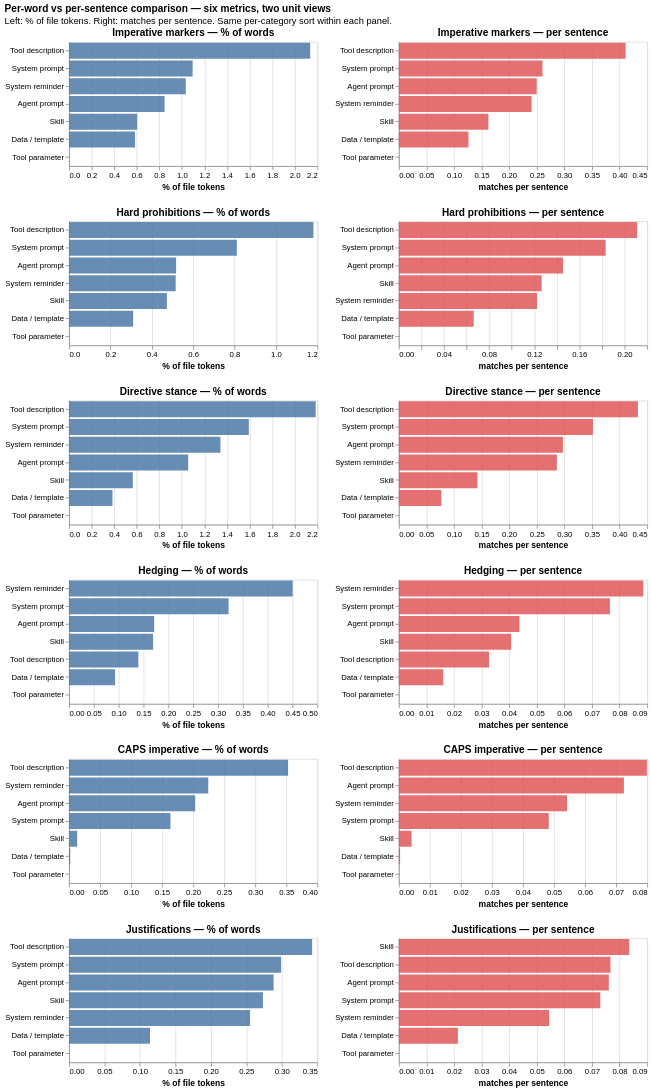

The notebook cell saved with this chart:
### Markdown cell above
### Per-word vs per-sentence comparison

Every density metric is now reported in two units. The chart below puts them side-by-side for the most informative metrics, so you can see how the two views differ.

**Why both units exist**:
- `% of words` (the `pct` column) is normalized by document length — answers "what fraction of this file's prose is this feature?". Best for comparing across files of different sizes.
- `per sentence` (the `per_sent` column) is normalized by sentence count — answers "how often per sentence does this feature appear?". Best for comparing across files where typical sentence length differs.

A category with **long, dense sentences** (e.g. *Tool description* at ~40 tokens/sentence) will have similar `pct` to a category with shorter sentences but a **higher `per_sent`** — because each sentence packs in more matches. A category with **short sentences** (e.g. *System reminder* at ~32 tokens/sentence) sits closer between the two views.

Use the legend to toggle one unit on/off and compare the same metric under both normalizations.

### Code cell
"""Per-word vs per-sentence comparison: vconcat of hconcat rows, one metric per row.

Each row is one metric; left column shows the per-word `% of file tokens` view,
right column shows the `per-sentence` rate view. Same data, two units, side-by-side
so the reader can directly compare what the same metric looks like under each
normalisation.
"""

# Six representative metrics (one per dimension), with their (pct_col, per_sent_col) pair
metric_pairs = [
    ("Imperative markers",  "mood_marker_pct",        "mood_marker_per_sent"),
    ("Hard prohibitions",   "hard_prohibitions_pct",  "hard_prohibitions_per_sent"),
    ("Directive stance",    "directive_pct",          "directive_per_sent"),
    ("Hedging",             "hedging_pct",            "hedging_per_sent"),
    ("CAPS imperative",     "caps_imp_pct",           "caps_imp_per_sent"),
    ("Justifications",      "just_pct",               "just_per_sent"),
]

# Build long dataframe (same as before)
rows = []
for cat in cats:
    sub = alt_df[alt_df["category"] == cat]
    for label, pct_col, ps_col in metric_pairs:
        rows.append({"category": cat, "metric": label, "unit": "% of words",
                     "value": round(sub[pct_col].mean(), 4)})
        rows.append({"category": cat, "metric": label, "unit": "per sentence",
                     "value": round(sub[ps_col].mean(), 4)})
ws_df = pd.DataFrame(rows)


def _ws_panel(metric_label, unit, x_title):
    sub = ws_df[(ws_df["metric"] == metric_label) & (ws_df["unit"] == unit)]
    color = "#4e79a7" if unit == "% of words" else "#e15759"
    return (
        alt.Chart(sub)
        .mark_bar(color=color, opacity=0.85)
        .encode(
            x=alt.X("value:Q", title=x_title),
            y=alt.Y("category:N", sort="-x", title=None),
            tooltip=[
                alt.Tooltip("category:N"),
                alt.Tooltip("metric:N"),
                alt.Tooltip("unit:N"),
                alt.Tooltip("value:Q", format=".3f"),
            ],
        )
        .properties(width=320, height=160,
                    title=f"{metric_label} — {unit}")
    )


ws_rows = []
for label, _pct_col, _ps_col in metric_pairs:
    row = alt.hconcat(
        _ws_panel(label, "% of words",   "% of file tokens"),
        _ws_panel(label, "per sentence", "matches per sentence"),
    ).resolve_scale(x="independent")
    ws_rows.append(row)

alt.vconcat(*ws_rows).resolve_scale(color="independent").properties(
    title=alt.TitleParams(
        "Per-word vs per-sentence comparison — six metrics, two unit views",
        subtitle=["Left: % of file tokens. Right: matches per sentence. "
                  "Same per-category sort within each panel."],
        anchor="start",
    )
)

### Figure 1 — Vega-Lite specification as saved in the notebook (floating-point values rounded to 4 significant figures)
{"config": {"view": {"continuousWidth": 300, "continuousHeight": 300}}, "vconcat": [{"hconcat": [{"data": {"name": "data-ecb2ed2d5ff9516b30cb73cb7f27ceff"}, "mark": {"type": "bar", "color": "#4e79a7", "opacity": 0.85}, "encoding": {"tooltip": [{"field": "category", "type": "nominal"}, {"field": "metric", "type": "nominal"}, {"field": "unit", "type": "nominal"}, {"field": "value", "format": ".3f", "type": "quantitative"}], "x": {"field": "value", "title": "% of file tokens", "type": "quantitative"}, "y": {"field": "category", "sort": "-x", "title": null, "type": "nominal"}}, "height": 160, "title": "Imperative markers — % of words", "width": 320}, {"data": {"name": "data-f41274b2eb4e385a0aafc02a1446e45c"}, "mark": {"type": "bar", "color": "#e15759", "opacity": 0.85}, "encoding": {"tooltip": [{"field": "category", "type": "nominal"}, {"field": "metric", "type": "nominal"}, {"field": "unit", "type": "nominal"}, {"field": "value", "format": ".3f", "type": "quantitative"}], "x": {"field": "value", "title": "matches per sentence", "type": "quantitative"}, "y": {"field": "category", "sort": "-x", "title": null, "type": "nominal"}}, "height": 160, "title": "Imperative markers — per sentence", "width": 320}], "resolve": {"scale": {"x": "independent"}}}, {"hconcat": [{"data": {"name": "data-e4245bf6dd094a2c5cb32cc8f1cd4aae"}, "mark": {"type": "bar", "color": "#4e79a7", "opacity": 0.85}, "encoding": {"tooltip": [{"field": "category", "type": "nominal"}, {"field": "metric", "type": "nominal"}, {"field": "unit", "type": "nominal"}, {"field": "value", "format": ".3f", "type": "quantitative"}], "x": {"field": "value", "title": "% of file tokens", "type": "quantitative"}, "y": {"field": "category", "sort": "-x", "title": null, "type": "nominal"}}, "height": 160, "title": "Hard prohibitions — % of words", "width": 320}, {"data": {"name": "data-48dbfb0d6f543ca4e660251f97cae258"}, "mark": {"type": "bar", "color": "#e15759", "opacity": 0.85}, "encoding": {"tooltip": [{"field": "category", "type": "nominal"}, {"field": "metric", "type": "nominal"}, {"field": "unit", "type": "nominal"}, {"field": "value", "format": ".3f", "type": "quantitative"}], "x": {"field": "value", "title": "matches per sentence", "type": "quantitative"}, "y": {"field": "category", "sort": "-x", "title": null, "type": "nominal"}}, "height": 160, "title": "Hard prohibitions — per sentence", "width": 320}], "resolve": {"scale": {"x": "independent"}}}, {"hconcat": [{"data": {"name": "data-00c9e28b0d2d8210de8c664453a96ef2"}, "mark": {"type": "bar", "color": "#4e79a7", "opacity": 0.85}, "encoding": {"tooltip": [{"field": "category", "type": "nominal"}, {"field": "metric", "type": "nominal"}, {"field": "unit", "type": "nominal"}, {"field": "value", "format": ".3f", "type": "quantitative"}], "x": {"field": "value", "title": "% of file tokens", "type": "quantitative"}, "y": {"field": "category", "sort": "-x", "title": null, "type": "nominal"}}, "height": 160, "title": "Directive stance — % of words", "width": 320}, {"data": {"name": "data-01cd8b894dbafa1e69d62b7cbe3ecce0"}, "mark": {"type": "bar", "color": "#e15759", "opacity": 0.85}, "encoding": {"tooltip": [{"field": "category", "type": "nominal"}, {"field": "metric", "type": "nominal"}, {"field": "unit", "type": "nominal"}, {"field": "value", "format": ".3f", "type": "quantitative"}], "x": {"field": "value", "title": "matches per sentence", "type": "quantitative"}, "y": {"field": "category", "sort": "-x", "title": null, "type": "nominal"}}, "height": 160, "title": "Directive stance — per sentence", "width": 320}], "resolve": {"scale": {"x": "independent"}}}, {"hconcat": [{"data": {"name": "data-89869b2eeb07675126c1e20a6cbabf44"}, "mark": {"type": "bar", "color": "#4e79a7", "opacity": 0.85}, "encoding": {"tooltip": [{"field": "category", "type": "nominal"}, {"field": "metric", "type": "nominal"}, {"field": "unit", "type": "nominal"}, {"field": "value", "format": ".3f", "type": "quantitative"}], "x": {"field": "value", "title": "% of file tokens", "type": "quantitative"}, "y": {"field": "category", "sort": "-x", "title": null, "type": "nominal"}}, "height": 160, "title": "Hedging — % of words", "width": 320}, {"data": {"name": "data-ef4d5c3adadfd6910d6c0e60002008c8"}, "mark": {"type": "bar", "color": "#e15759", "opacity": 0.85}, "encoding": {"tooltip": [{"field": "category", "type": "nominal"}, {"field": "metric", "type": "nominal"}, {"field": "unit", "type": "nominal"}, {"field": "value", "format": ".3f", "type": "quantitative"}], "x": {"field": "value", "title": "matches per sentence", "type": "quantitative"}, "y": {"field": "category", "sort": "-x", "title": null, "type": "nominal"}}, "height": 160, "title": "Hedging — per sentence", "width": 320}], "resolve": {"scale": {"x": "independent"}}}, {"hconcat": [{"data": {"name": "data-36cd2090ca62d01cd8a6b5b1dfad08d6"}, "mark": {"type": "bar", "color": "#4e79a7", "opacity": 0.85}, "encoding": {"tooltip": [{"field": "category", "type": "nominal"}, {"field": "metric", "type": "nominal"}, {"field": "unit", "type": "nominal"}, {"field": "value", "format": ".3f", "type": "quantitative"}], "x": {"field": "value", "title": "% of file tokens", "type": "quantitative"}, "y": {"field": "category", "sort": "-x", "title": null, "type": "nominal"}}, "height": 160, "title": "CAPS imperative — % of words", "width": 320}, {"data": {"name": "data-3c4983debfd083d0431cbd50c74860ee"}, "mark": {"type": "bar", "color": "#e15759", "opacity": 0.85}, "encoding": {"tooltip": [{"field": "category", "type": "nominal"}, {"field": "metric", "type": "nominal"}, {"field": "unit", "type": "nominal"}, {"field": "value", "format": ".3f", "type": "quantitative"}], "x": {"field": "value", "title": "matches per sentence", "type": "quantitative"}, "y": {"field": "category", "sort": "-x", "title": null, "type": "nominal"}}, "height": 160, "title": "CAPS imperative — per sentence", "width": 320}], "resolve": {"scale": {"x": "independent"}}}, {"hconcat": [{"data": {"name": "data-d40f7cd68c17f46a660d6157a944d015"}, "mark": {"type": "bar", "color": "#4e79a7", "opacity": 0.85}, "encoding": {"tooltip": [{"field": "category", "type": "nominal"}, {"field": "metric", "type": "nominal"}, {"field": "unit", "type": "nominal"}, {"field": "value", "format": ".3f", "type": "quantitative"}], "x": {"field": "value", "title": "% of file tokens", "type": "quantitative"}, "y": {"field": "category", "sort": "-x", "title": null, "type": "nominal"}}, "height": 160, "title": "Justifications — % of words", "width": 320}, {"data": {"name": "data-f6772dbfc858f95e9fd0abebe16d86e2"}, "mark": {"type": "bar", "color": "#e15759", "opacity": 0.85}, "encoding": {"tooltip": [{"field": "category", "type": "nominal"}, {"field": "metric", "type": "nominal"}, {"field": "unit", "type": "nominal"}, {"field": "value", "format": ".3f", "type": "quantitative"}], "x": {"field": "value", "title": "matches per sentence", "type": "quantitative"}, "y": {"field": "category", "sort": "-x", "title": null, "type": "nominal"}}, "height": 160, "title": "Justifications — per sentence", "width": 320}], "resolve": {"scale": {"x": "independent"}}}], "resolve": {"scale": {"color": "independent"}}, "title": {"text": "Per-word vs per-sentence comparison — six metrics, two unit views", "anchor": "start", "subtitle": ["Left: % of file tokens. Right: matches per sentence. Same per-category sort within each panel."]}, "$schema": "https://vega.github.io/schema/vega-lite/v6.4.1.json", "datasets": {"data-ecb2ed2d5ff9516b30cb73cb7f27ceff": [{"category": "Agent prompt", "metric": "Imperative markers", "unit": "% of words", "value": 0.846}, {"category": "Data / template", "metric": "Imperative markers", "unit": "% of words", "value": 0.5845}, {"category": "Skill", "metric": "Imperative markers", "unit": "% of words", "value": 0.6032}, {"category": "System prompt", "metric": "Imperative markers", "unit": "% of words", "value": 1.095}, {"category": "System reminder", "metric": "Imperative markers", "unit": "% of words", "value": 1.034}, {"category": "Tool description", "metric": "Imperative markers", "unit": "% of words", "value": 2.136}, {"category": "Tool parameter", "metric": "Imperative markers", "unit": "% of words", "value": 0.0}], "data-f41274b2eb4e385a0aafc02a1446e45c": [{"category": "Agent prompt", "metric": "Imperative markers", "unit": "per sentence", "value": 0.2498}, {"category": "Data / template", "metric": "Imperative markers", "unit": "per sentence", "value": 0.1262}, {"category": "Skill", "metric": "Imperative markers", "unit": "per sentence", "value": 0.1623}, {"category": "System prompt", "metric": "Imperative markers", "unit": "per sentence", "value": 0.2603}, {"category": "System reminder", "metric": "Imperative markers", "unit": "per sentence", "value": 0.2406}, {"category": "Tool description", "metric": "Imperative markers", "unit": "per sentence", "value": 0.411}, {"category": "Tool parameter", "metric": "Imperative markers", "unit": "per sentence", "value": 0.0}], "data-e4245bf6dd094a2c5cb32cc8f1cd4aae": [{"category": "Agent prompt", "metric": "Hard prohibitions", "unit": "% of words", "value": 0.5173}, {"category": "Data / template", "metric": "Hard prohibitions", "unit": "% of words", "value": 0.3096}, {"category": "Skill", "metric": "Hard prohibitions", "unit": "% of words", "value": 0.4729}, {"category": "System prompt", "metric": "Hard prohibitions", "unit": "% of words", "value": 0.8108}, {"category": "System reminder", "metric": "Hard prohibitions", "unit": "% of words", "value": 0.5152}, {"category": "Tool description", "metric": "Hard prohibitions", "unit": "% of words", "value": 1.181}, {"category": "Tool parameter", "metric": "Hard prohibitions", "unit": "% of words", "value": 0.0}], "data-48dbfb0d6f543ca4e660251f97cae258": [{"category": "Agent prompt", "metric": "Hard prohibitions", "unit": "per sentence", "value": 0.1455}, {"category": "Data / template", "metric": "Hard prohibitions", "unit": "per sentence", "value": 0.0663}, {"category": "Skill", "metric": "Hard prohibitions", "unit": "per sentence", "value": 0.1265}, {"category": "System prompt", "metric": "Hard prohibitions", "unit": "per sentence", "value": 0.1832}, {"category": "System reminder", "metric": "Hard prohibitions", "unit": "per sentence", "value": 0.1224}, {"category": "Tool description", "metric": "Hard prohibitions", "unit": "per sentence", "value": 0.2112}, {"category": "Tool parameter", "metric": "Hard prohibitions", "unit": "per sentence", "value": 0.0}], "data-00c9e28b0d2d8210de8c664453a96ef2": [{"category": "Agent prompt", "metric": "Directive stance", "unit": "% of words", "value": 1.055}, {"category": "Data / template", "metric": "Directive stance", "unit": "% of words", "value": 0.3847}, {"category": "Skill", "metric": "Directive stance", "unit": "% of words", "value": 0.565}, {"category": "System prompt", "metric": "Directive stance", "unit": "% of words", "value": 1.593}, {"category": "System reminder", "metric": "Directive stance", "unit": "% of words", "value": 1.341}, {"category": "Tool description", "metric": "Directive stance", "unit": "% of words", "value": 2.185}, {"category": "Tool parameter", "metric": "Directive stance", "unit": "% of words", "value": 0.0}], "data-01cd8b894dbafa1e69d62b7cbe3ecce0": [{"category": "Agent prompt", "metric": "Directive stance", "unit": "per sentence", "value": 0.2973}, {"category": "Data / template", "metric": "Directive stance", "unit": "per sentence", "value": 0.077}, {"category": "Skill", "metric": "Directive stance", "unit": "per sentence", "value": 0.1425}, {"category": "System prompt", "metric": "Directive stance", "unit": "per sentence", "value": 0.3517}, {"category": "System reminder", "metric": "Directive stance", "unit": "per sentence", "value": 0.2864}, {"category": "Tool description", "metric": "Directive stance", "unit": "per sentence", "value": 0.4332}, {"category": "Tool parameter", "metric": "Directive stance", "unit": "per sentence", "value": 0.0}], "data-89869b2eeb07675126c1e20a6cbabf44": [{"category": "Agent prompt", "metric": "Hedging", "unit": "% of words", "value": 0.1714}, {"category": "Data / template", "metric": "Hedging", "unit": "% of words", "value": 0.0927}, {"category": "Skill", "metric": "Hedging", "unit": "% of words", "value": 0.1692}, {"category": "System prompt", "metric": "Hedging", "unit": "% of words", "value": 0.3212}, {"category": "System reminder", "metric": "Hedging", "unit": "% of words", "value": 0.4503}, {"category": "Tool description", "metric": "Hedging", "unit": "% of words", "value": 0.1395}, {"category": "Tool parameter", "metric": "Hedging", "unit": "% of words", "value": 0.0}], "data-ef4d5c3adadfd6910d6c0e60002008c8": [{"category": "Agent prompt", "metric": "Hedging", "unit": "per sentence", "value": 0.0437}, {"category": "Data / template", "metric": "Hedging", "unit": "per sentence", "value": 0.0161}, {"category": "Skill", "metric": "Hedging", "unit": "per sentence", "value": 0.0407}, {"category": "System prompt", "metric": "Hedging", "unit": "per sentence", "value": 0.0765}, {"category": "System reminder", "metric": "Hedging", "unit": "per sentence", "value": 0.0886}, {"category": "Tool description", "metric": "Hedging", "unit": "per sentence", "value": 0.0327}, {"category": "Tool parameter", "metric": "Hedging", "unit": "per sentence", "value": 0.0}], "data-36cd2090ca62d01cd8a6b5b1dfad08d6": [{"category": "Agent prompt", "metric": "CAPS imperative", "unit": "% of words", "value": 0.2032}, {"category": "Data / template", "metric": "CAPS imperative", "unit": "% of words", "value": 0.0019}, {"category": "Skill", "metric": "CAPS imperative", "unit": "% of words", "value": 0.0131}, {"category": "System prompt", "metric": "CAPS imperative", "unit": "% of words", "value": 0.1633}, {"category": "System reminder", "metric": "CAPS imperative", "unit": "% of words", "value": 0.2242}, {"category": "Tool description", "metric": "CAPS imperative", "unit": "% of words", "value": 0.3528}, {"category": "Tool parameter", "metric": "CAPS imperative", "unit": "% of words", "value": 0.0}], "data-3c4983debfd083d0431cbd50c74860ee": [{"category": "Agent prompt", "metric": "CAPS imperative", "unit": "per sentence", "value": 0.0725}, {"category": "Data / template", "metric": "CAPS imperative", "unit": "per sentence", "value": 0.0004}, {"category": "Skill", "metric": "CAPS imperative", "unit": "per sentence", "value": 0.0041}, {"category": "System prompt", "metric": "CAPS imperative", "unit": "per sentence", "value": 0.0483}, {"category": "System reminder", "metric": "CAPS imperative", "unit": "per sentence", "value": 0.0542}, {"category": "Tool description", "metric": "CAPS imperative", "unit": "per sentence", "value": 0.0799}, {"category": "Tool parameter", "metric": "CAPS imperative", "unit": "per sentence", "value": 0.0}], "data-d40f7cd68c17f46a660d6157a944d015": [{"category": "Agent prompt", "metric": "Justifications", "unit": "% of words", "value": 0.2883}, {"category": "Data / template", "metric": "Justifications", "unit": "% of words", "value": 0.1141}, {"category": "Skill", "metric": "Justifications", "unit": "% of words", "value": 0.2733}, {"category": "System prompt", "metric": "Justifications", "unit": "% of words", "value": 0.2988}, {"category": "System reminder", "metric": "Justifications", "unit": "% of words", "value": 0.2551}, {"category": "Tool description", "metric": "Justifications", "unit": "% of words", "value": 0.3426}, {"category": "Tool parameter", "metric": "Justifications", "unit": "% of words", "value": 0.0}], "data-f6772dbfc858f95e9fd0abebe16d86e2": [{"category": "Agent prompt", "metric": "Justifications", "unit": "per sentence", "value": 0.0761}, {"category": "Data / template", "metric": "Justifications", "unit": "per sentence", "value": 0.0214}, {"category": "Skill", "metric": "Justifications", "unit": "per sentence", "value": 0.0835}, {"category": "System prompt", "metric": "Justifications", "unit": "per sentence", "value": 0.073}, {"category": "System reminder", "metric": "Justifications", "unit": "per sentence", "value": 0.0545}, {"category": "Tool description", "metric": "Justifications", "unit": "per sentence", "value": 0.0767}, {"category": "Tool parameter", "metric": "Justifications", "unit": "per sentence", "value": 0.0}]}}
